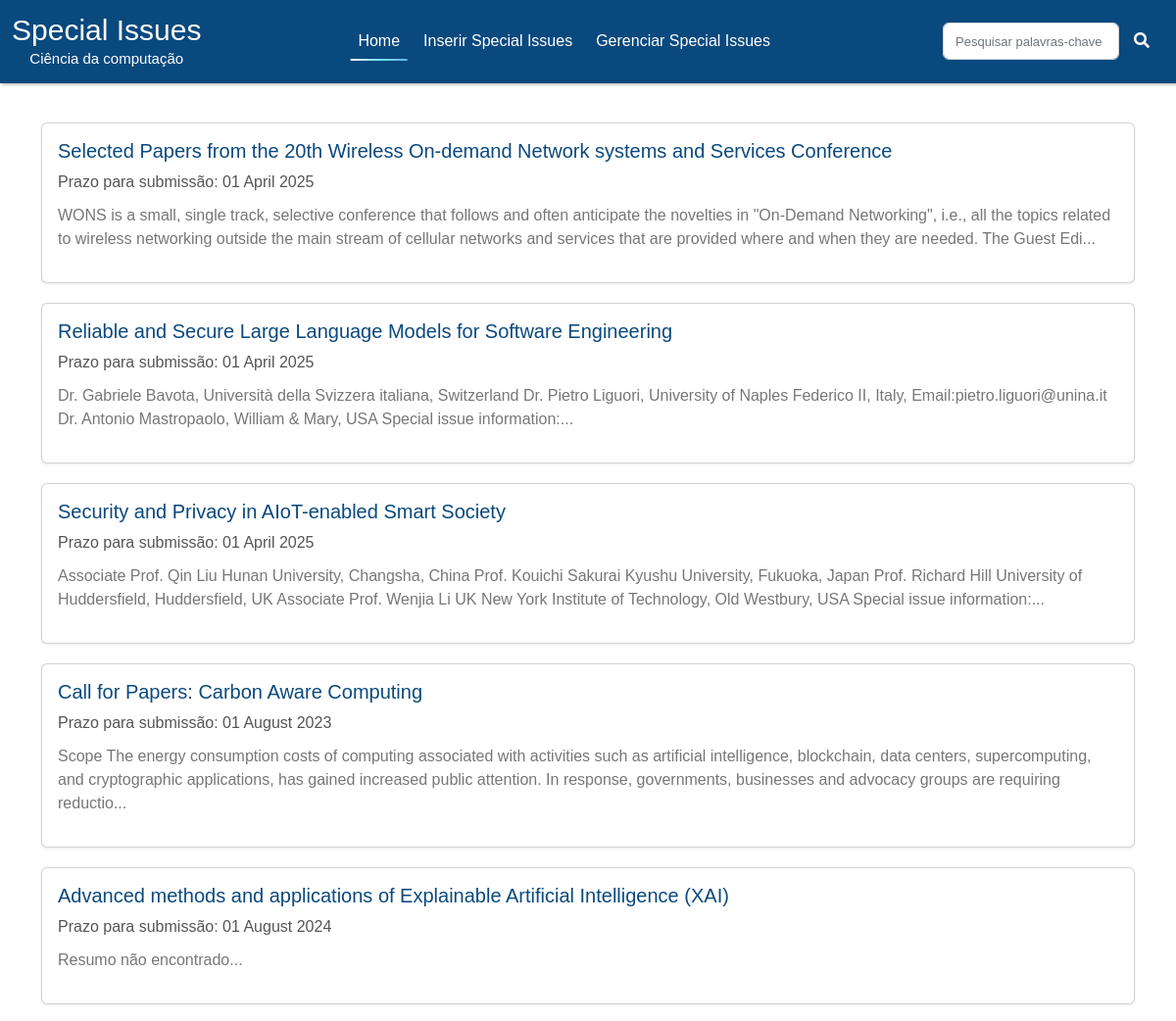
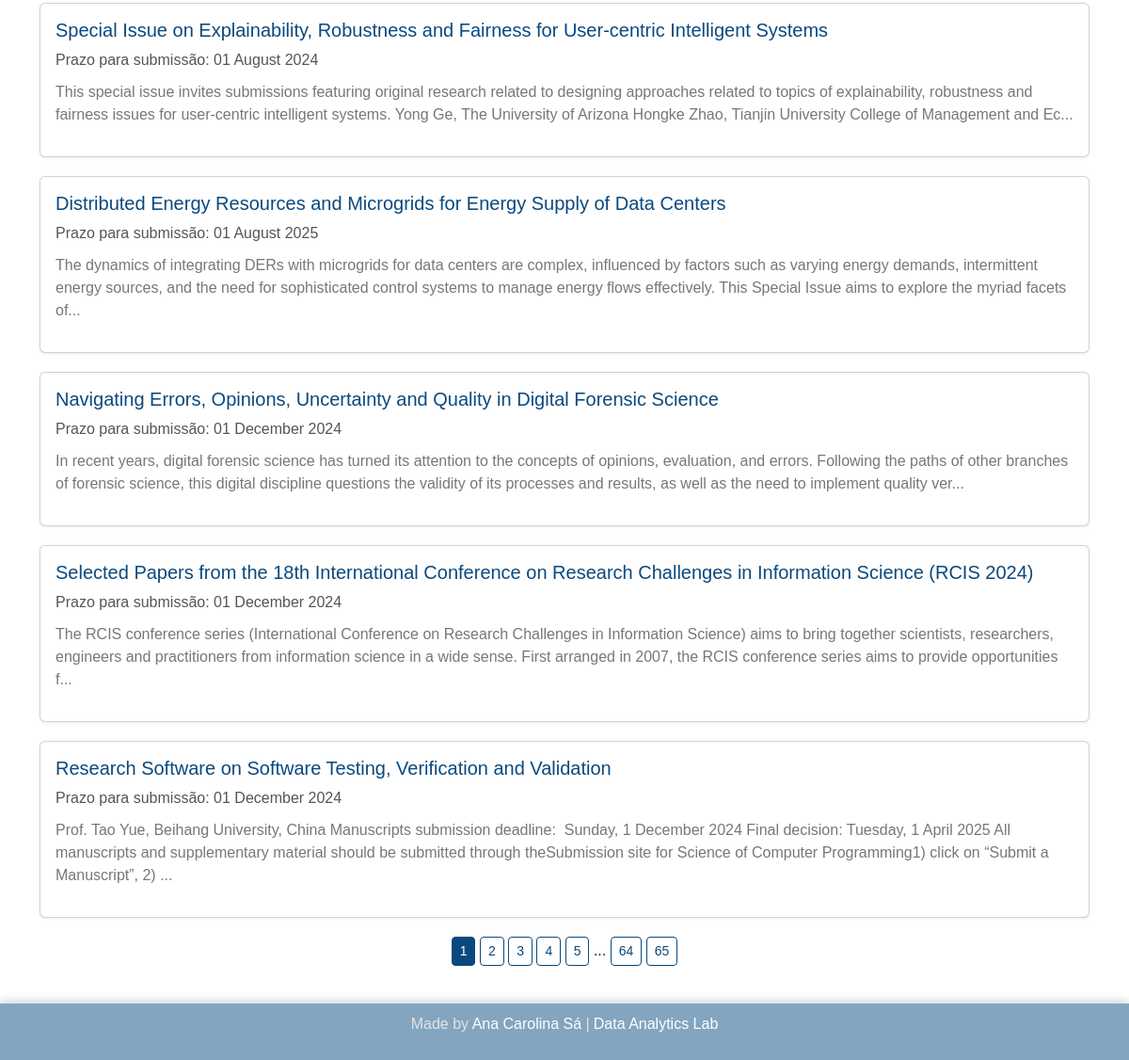
The page /admin/home on the database its author committed (2 pictures, top to bottom).
### website/adm/models.py (models this page shows)
class SPI(db.Model):
    id = db.Column(db.Integer, primary_key=True)
    editora = db.Column(db.String, unique=False, nullable=False)
    revista = db.Column(db.String, unique=False, nullable=False)
    titulo = db.Column(db.String, unique=False, nullable=False)
    link = db.Column(db.String, unique=True, nullable=False)
    prazo = db.Column(db.String, unique=False, nullable=False)
    datanot = db.Column(db.Date, unique=False, nullable=False)
    detalhes = db.Column(db.String, unique=False, nullable=False)

### website/adm/rotas.py (the view)
@app.route('/admin/home')
def admin_home():
    per_page=10
    page=request.args.get('page',type=int, default=1)
    specialissues= SPI.query.order_by(SPI.prazo.asc()).paginate(page=page, per_page=per_page)
    return render_template ('admin/home.html', title= 'gerenciar', specialissues= specialissues)

### website/templates/admin/home.html
{% extends 'layout.html' %}
{% block content %}
{% include 'navbar.html' %}
<link rel="stylesheet" type="text/css" href="{{ url_for('static', filename='css/home.css') }}">
<div class="container">
    <div class="row">
        {% for spi in specialissues.items %}
        <div class="col-md-12">
            <div class="card special-issue">
                <a href="/admin/detalhes/{{ spi.id }}" style="text-decoration: none; color: inherit;">
                    <div class="card-body">
                        <h5 class="card-title">{{ spi.titulo }}</h5>
                        <p class="date">Prazo para submissão: {{ spi.prazo }}</p>
                        <p class="description">{{ spi.detalhes[:300] }}...</p>
                    </div>
                </a>
            </div>
        </div>
        {% endfor %}
    </div>
    <div class="col text-center">
        {% for page_num in specialissues.iter_pages() %}
        {% if page_num %}
            {% if specialissues.page == page_num %}
            <a href="{{ url_for('admin_home', page=page_num) }}" class="btn btn-primary btn-sm">{{ page_num }}</a>
            {% else %}
            <a href="{{ url_for('admin_home', page=page_num) }}" class="btn btn-outline-primary btn-sm">{{ page_num }}</a>
            {% endif %}
        {% else %}
            ...
        {% endif %}
        {% endfor %}
    </div>
</div>
{% include 'footer.html' %}
{% endblock content %}

### website/templates/layout.html (shortened to what this page needs)
<!doctype html>
<html lang="pt-br">
  <head>
    <link href="https://cdn.jsdelivr.net/npm/bootstrap@5.2.0-beta1/dist/css/bootstrap.min.css" rel="stylesheet">
  </head>
  <body>
    {% block content %}
    {% endblock content %}
  </body>
</html>

### website/templates/navbar.html (shortened to what this page needs)
{% extends 'layout.html' %}
{% block content %}
<!DOCTYPE html>
<html lang="en">
<head>
    <link rel="stylesheet" href="https://cdnjs.cloudflare.com/ajax/libs/font-awesome/5.15.3/css/all.min.css">
    <link href="https://cdn.jsdelivr.net/npm/bootstrap@5.3.3/dist/css/bootstrap.min.css" rel="stylesheet">
    <link rel="stylesheet" type="text/css" href="{{ url_for('static', filename='css/styles_nav.css') }}">
</head>
<body>
  <nav class="navbar navbar-expand-lg fixed-top">
    <div class="container-fluid">
      <a class="navbar-brand me-auto" href="/admin/home">
        <h1 class="titulo">Special Issues</h1>
        <p class="subtitulo">Ciência da computação</p>
      </a>
      <div class="offcanvas offcanvas-end" tabindex="-1" id="offcanvasNavbar" aria-labelledby="offcanvasNavbarLabel">
        <div class="offcanvas-body">
          <ul class="navbar-nav justify-content-center flex-grow-1 pe-3">
            <li class="nav-item">
              <a class="nav-link mx-lg-1 {% if request.path == '/admin/home' %}active{% endif %}" href="/admin/home">Home</a>
            </li>
            <li class="nav-item">
              <a class="nav-link mx-lg-1 {% if request.path == '/admin/inserirnovaspecialissue' %}active{% endif %}" href="/admin/inserirnovaspecialissue">Inserir Special Issues</a>
            </li>
            <li class="nav-item">
              <a class="nav-link mx-lg-1 {% if request.path == '/admin/gerenciar' %}active{% endif %}" href="/admin/gerenciar">Gerenciar Special Issues</a>
            </li>
          </ul>
        </div>
      </div>
      <div class="d-flex">
        <form action="{{ url_for('search') }}" method="POST">
          <div class="search-form">
              <input type="text" class="form-control" placeholder="Pesquisar palavras-chave" autofocus="autofocus" name="search-box" value="{{ session.get('search_value', '') }}">
              <button type="submit" class="search-button"><i class="fas fa-search"></i></button>
          </div>
        </form>
      </div>
    </div>
  </nav>
</body>
</html>
{% endblock content %}

### website/templates/footer.html
{% extends 'layout.html' %}
{% block content %}
<link rel="stylesheet" type="text/css" href="{{ url_for('static', filename='css/footer.css') }}">
<div class="footer-container">
    <div class="footer-infos">
        <p class="info">Made by <a href="https://github.com/accoelhos" target="_blank" class="footer-link">Ana Carolina Sá</a>  |</p>
        <p class="info">
            <a class="footer-link" href="https://eic.cefet-rj.br/~dal/" target="_blank">Data Analytics Lab</a></p>
    </div>
</div>
{% endblock content %}

### website/static/css/styles_nav.css (style rules this page uses)
* { font-family: 'Aileron', sans-serif; }
.navbar { background-color: #0a497e; color: white; display: flex; justify-content: space-between; align-items: center; padding: 7px 20px; box-shadow: 2px 2px 2px #ccc; position: relative!important; }
.navbar-brand { display: flex; flex-direction: column; align-items: center; color: #fff!important; }
.navbar-brand h1 { margin: 0; font-size: 30px; }
.navbar-brand p { margin: 0; font-size: 15px; }
.search-form { display: flex; align-items: center; }
.form-control { margin-right: 10px; padding: 4px; border: 1px; border-radius: 5px; background-color: white; width: 180px!important; align-items: center; }
.form-control::placeholder { font-size: 13px; text-align: left; }
.search-button { background-color: #0a497e; border: none; border-radius: 5px; color: white; cursor: pointer; padding: 7px 5px; transition: 0.3s; margin-left: 0px; margin-right: 10px; }
.nav-link { color:#fff!important; font-weight: 500; position: relative; }
.navbar-nav .nav-link.active, .navbar-nav .nav-link:focus { color: #fff; }
.nav-link::before { content: ""; position: absolute; bottom: 0; left: 50%; transform: translateX(-50%); width: 0; height: 2px; background-image: linear-gradient(to right, #fbfdff, #70e5f5, #66b2f0); visibility: hidden; transition: 0.3s ease-in-out; }
.navbar-nav .nav-link.active::before, .navbar-nav .nav-link:focus::before { width: 100%; visibility: visible; }
#offcanvasNavbar { background-color: #0a497e; }

### website/static/css/home.css (style rules this page uses)
* { box-sizing: border-box; }
html, body { height: 100%; margin: 0; }
.container { display: flex; flex-direction: column; flex: 1; padding: 20px; min-height: calc(100vh - 100px); margin-top: 20px; }
.row { margin: 0; }
.col-md-12 { margin-bottom: 20px; }
.special-issue { border: 1px solid rgba(248, 248, 248, 0.5); border-radius: 10px; box-shadow: 0 1px 4px rgba(0, 0, 0, 0.05), 0 1px 2px rgba(0, 0, 0, 0.03); transition: transform 0.2s ease, box-shadow 0.2s ease; width: 100%; background-color: #f9f9f9; }
.card-body { padding: 20px; }
.card-title { font-size: 20px; color: #0a497e; }
.date { color: #555; margin-bottom: 10px; }
.description { font-size: 16px; color: #777; }
.btn.btn-primary.btn-sm { background-color: #0a497e; border-color: #0a497e; }
.col.text-center { margin-bottom: 20px; }
.btn.btn-outline-primary.btn-sm { border-color: #0a497e; color: #0a497e; }

### website/static/css/footer.css (style rules this page uses)
.footer-container { width: 100%; background-color: #83a5c0; color: #e4e4e4; padding: 10px 0; display: flex; align-items: center; justify-content: center; box-shadow: 0px -2px 10px rgba(0, 0, 0, 0.2); }
.footer-infos { height: 40px; display: flex; align-items: center; justify-content: space-between; }
.footer-link { text-decoration: none; color: #fff; transition: 0.5s; }
.info { padding: 2px; }

### rows shown on the page
SPI: titulo "Selected Papers from the 20th Wireless On-demand Network systems and Services Conference", prazo "01 April 2025", detalhes "WONS is a small, single track, selective conference that follows and often anticipate the novelties in \"On-Demand Networking\", i.e., all the topics related to wireless networking outside the main stream of cellular networks and services that are provided where and when they are needed. The Guest Edi"
SPI: titulo "Reliable and Secure Large Language Models for Software Engineering", prazo "01 April 2025", detalhes "Dr. Gabriele Bavota, Università della Svizzera italiana, Switzerland Dr. Pietro Liguori, University of Naples Federico II, Italy, Email:pietro.liguori@unina.it Dr. Antonio Mastropaolo, William & Mary, USA Special issue information:"
SPI: titulo "Security and Privacy in AIoT-enabled Smart Society", prazo "01 April 2025", detalhes "Associate Prof. Qin Liu Hunan University, Changsha, China Prof. Kouichi Sakurai Kyushu University, Fukuoka, Japan Prof. Richard Hill University of Huddersfield, Huddersfield, UK Associate Prof. Wenjia Li UK New York Institute of Technology, Old Westbury, USA Special issue information:"
SPI: titulo "Call for Papers: Carbon Aware Computing", prazo "01 August 2023", detalhes "Scope The energy consumption costs of computing associated with activities such as artificial intelligence, blockchain, data centers, supercomputing, and cryptographic applications, has gained increased public attention. In response, governments, businesses and advocacy groups are requiring reductio"
SPI: titulo "Advanced methods and applications of Explainable Artificial Intelligence (XAI)", prazo "01 August 2024", detalhes "Resumo não encontrado"
SPI: titulo "Special Issue on Explainability, Robustness and Fairness for User-centric Intelligent Systems", prazo "01 August 2024", detalhes "This special issue invites submissions featuring original research related to designing approaches related to topics of explainability, robustness and fairness issues for user-centric intelligent systems. Yong Ge, The University of Arizona Hongke Zhao, Tianjin University College of Management and Ec"
SPI: titulo "Distributed Energy Resources and Microgrids for Energy Supply of Data Centers", prazo "01 August 2025", detalhes "The dynamics of integrating DERs with microgrids for data centers are complex, influenced by factors such as varying energy demands, intermittent energy sources, and the need for sophisticated control systems to manage energy flows effectively. This Special Issue aims to explore the myriad facets of"
SPI: titulo "Navigating Errors, Opinions, Uncertainty and Quality in Digital Forensic Science", prazo "01 December 2024", detalhes "In recent years, digital forensic science has turned its attention to the concepts of opinions, evaluation, and errors. Following the paths of other branches of forensic science, this digital discipline questions the validity of its processes and results, as well as the need to implement quality ver"
SPI: titulo "Selected Papers from the 18th International Conference on Research Challenges in Information Science (RCIS 2024)", prazo "01 December 2024", detalhes "The RCIS conference series (International Conference on Research Challenges in Information Science) aims to bring together scientists, researchers, engineers and practitioners from information science in a wide sense. First arranged in 2007, the RCIS conference series aims to provide opportunities f"
SPI: titulo "Research Software on Software Testing, Verification and Validation", prazo "01 December 2024", detalhes "Prof. Tao Yue, Beihang University, China Manuscripts submission deadline: Sunday, 1 December 2024 Final decision: Tuesday, 1 April 2025 All manuscripts and supplementary material should be submitted through theSubmission site for Science of Computer Programming1) click on “Submit a Manuscript”, 2)"

### other values the page prints
{{ page_num }} "1"
{{ page_num }} "2" "3" "4" "5" "64" "65"
